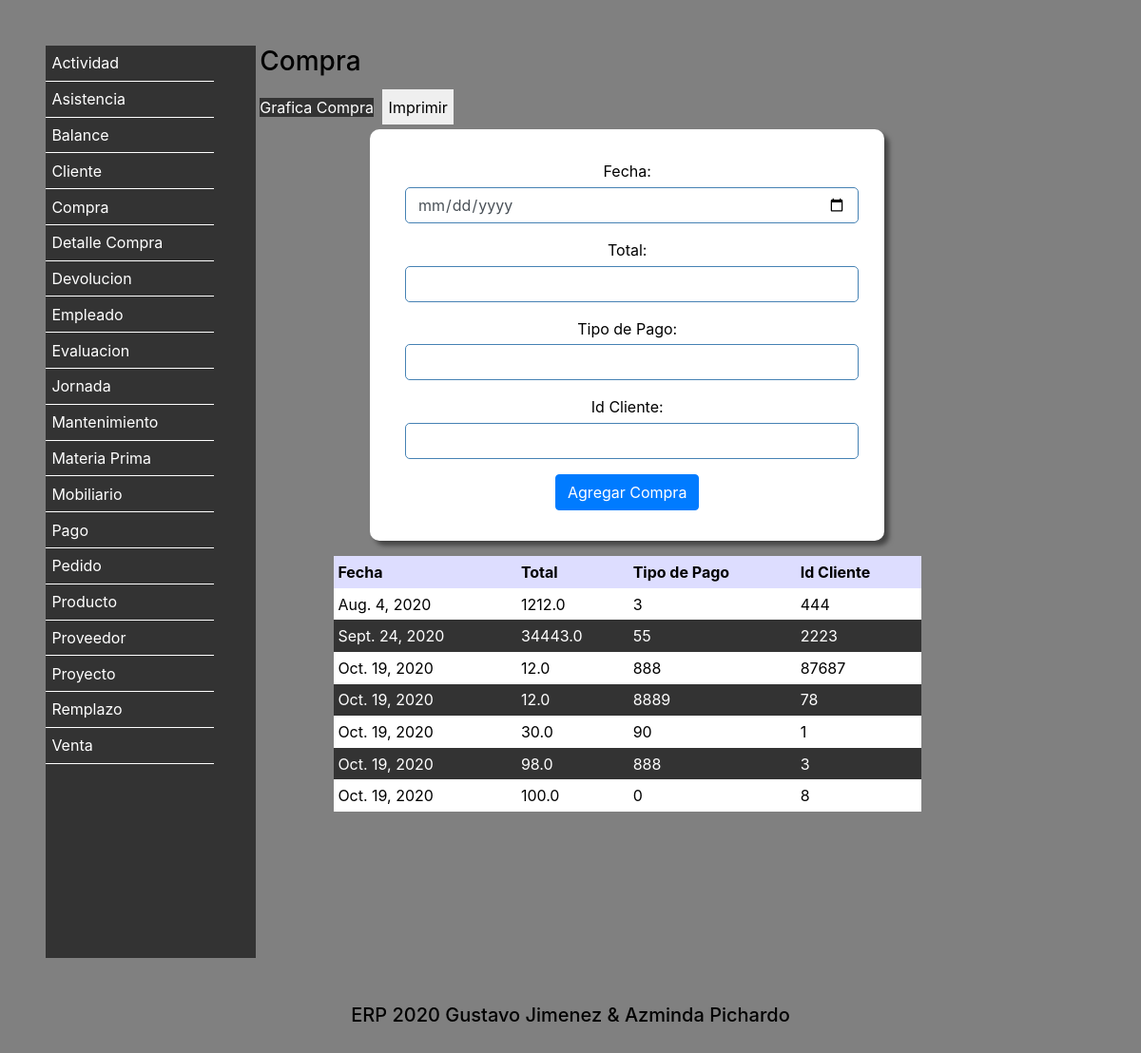
The app's page /Compra/ with its own data.
### Vistas/models.py (models this page shows, shortened)
class Compra (models.Model):
    IdCliente = models.IntegerField(default=0)
    Fecha = models.DateField()
    Total = models.FloatField(default=0)
    TipoPago = models.CharField(max_length=20)
    class Meta:
        verbose_name = 'Compra'
        verbose_name_plural = 'Compras'
        ordering = ['Fecha']

### Vistas/views.py (the view)
# urls.py: path('Compra/',views.MenuCompra),
def MenuCompra(request):
    if request.POST:
        objeto = Compra()
        objeto.Total = request.POST["Total"]
        objeto.TipoPago = request.POST["TipoPago"]
        objeto.IdCliente = request.POST["IdCliente"]
        objeto.Fecha = request.POST["Fecha"]
        objeto.save()
        compras = Compra.objects.all()
        return render(request,"Compra.html",{"agregado":"si","compras":compras})
    else:
        compras = Compra.objects.all()
        return render(request,"Compra.html",{"compras":compras})

### Vistas/Templates/Compra.html (shortened to what this page needs)
<!DOCTYPE html>
<html lang="es">
  <head>
    {% include "Encabezado.html" %}
  </head>
  <body>
      {% include "menu.html" %}
<section>
    <h3>Compra</h3>
    <a href="/GraficaCompra/">Grafica Compra</a>
    <input type="button" id="Imprimir" value="Imprimir">
    <form action="" method="post">
    <div class="form-group">
    Fecha: <input type="date" name="Fecha" class="form-control">
    </div>
    <div class="form-group">
    Total: <input type="number" name="Total" class="form-control">
    </div>
    <div class="form-group">
    Tipo de Pago: <input type="text" name="TipoPago" class="form-control">
    </div>
    <div class="form-group">
    Id Cliente: <input type="text" name="IdCliente" class="form-control">
    </div>
    <button type="submit" class="btn btn-primary">Agregar Compra</button>
    </form>
      <table>
          <tr>
            <th>Fecha</th>
            <th>Total</th>
            <th>Tipo de Pago</th>
            <th>Id Cliente</th>
          </tr>
        {% for fila in compras %}
          <tr>
            <td>{{ fila.Fecha}}</td>
            <td>{{ fila.Total}}</td>
            <td>{{ fila.TipoPago}}</td>
            <td>{{ fila.IdCliente}}</td>
          </tr>
        {% endfor %}
      </table>
  </section>
  {% include "Pie.html" %}
  </body>
</html>

### Vistas/Templates/static/Estilos.css (style rules this page uses)
* { border: 0; margin: 0; padding: 0; }
body { background: #808080; color: black; padding: 3rem; }
form { background-color: white; border-radius: 10px; box-shadow: 5px 5px 5px #444; color: black; margin: 0 auto; padding: 2em; text-align: center; width: 70%; }
input { font-size: 1em; margin: 0.3rem; padding: 0.4rem; }
input[type="text"],input[type="password"],input[type="date"],input[type="number"],input[type="email"],input[type="tel"] { border: 1px solid steelblue; border-radius: 5px; }
section { display: inline-block; vertical-align: top; width: 70%; }
table { margin: 1em auto; width: 80%; }
th { background-color: #ddf; color: black; padding: 0.3em; }
td { padding: 0.3em; }
tr:nth-child(odd) { background-color: #333; color: white; }
tr:nth-child(even) { background-color: white; color: black; }
a { background-color: #333; color: white; }

### Vistas/Templates/static/Imprimir.css (style rules this page uses)
* { -webkit-print-color-adjust: exact; }
nav,form,input,a { display: none; }
section { width: 100%; }

### records on screen
Compra: Fecha "Aug. 4, 2020", Total "1212.0", TipoPago "3", IdCliente "444"
Compra: Fecha "Sept. 24, 2020", Total "34443.0", TipoPago "55", IdCliente "2223"
Compra: Fecha "Oct. 19, 2020", Total "12.0", TipoPago "888", IdCliente "87687"
Compra: Fecha "Oct. 19, 2020", Total "12.0", TipoPago "8889", IdCliente "78"
Compra: Fecha "Oct. 19, 2020", Total "30.0", TipoPago "90", IdCliente "1"
Compra: Fecha "Oct. 19, 2020", Total "98.0", TipoPago "888", IdCliente "3"
Compra: Fecha "Oct. 19, 2020", Total "100.0", TipoPago "0", IdCliente "8"
